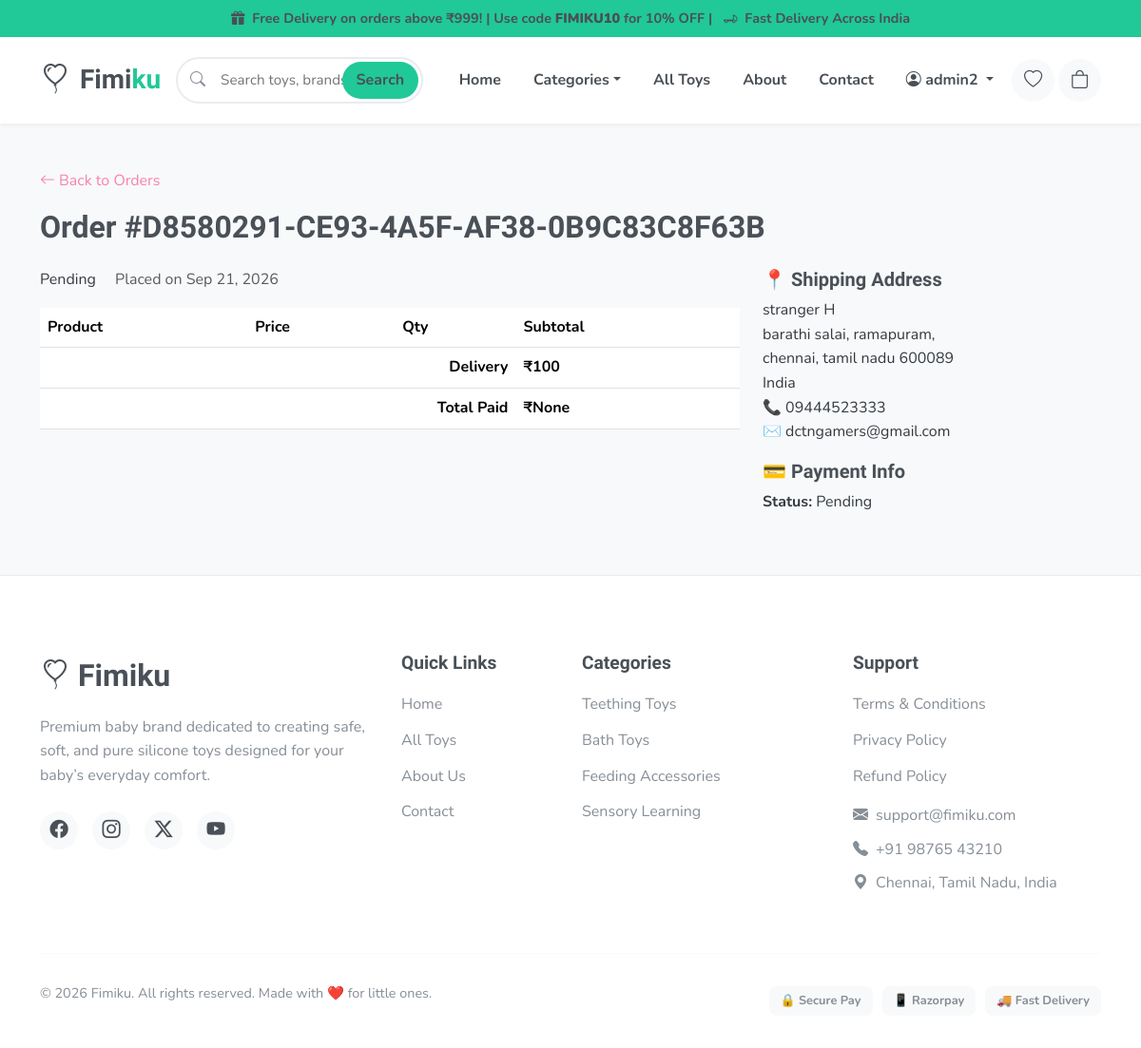
Page /order/d8580291ce934a5faf380b9c83c8f63b/ (signed in) on the committed database.
### payment/models.py (models this page shows, shortened)
class Order(models.Model):
    STATUS_CHOICES = [
        ("pending",   "Pending"),
        ("processing","Processing"),
        ("shipped",   "Shipped"),
        ("delivered", "Delivered"),
        ("cancelled", "Cancelled"),
    ]
    id          = models.UUIDField(primary_key=True, default=uuid.uuid4, editable=False)
    user        = models.ForeignKey(User, on_delete=models.RESTRICT, related_name="orders")
    address     = models.OneToOneField(ShippingAddress, on_delete=models.RESTRICT)
    order_id    = models.CharField(max_length=255, null=True, blank=True, editable=False)
    payment_id  = models.CharField(max_length=255, null=True, blank=True, editable=False)
    signature   = models.CharField(max_length=255, null=True, blank=True, editable=False)
    amount_paid = models.PositiveBigIntegerField(null=True, blank=True)
    is_paid     = models.BooleanField(default=False)
    status      = models.CharField(max_length=20, choices=STATUS_CHOICES, default="pending")
    ordered_date = models.DateTimeField(auto_now_add=True)
    updated_at   = models.DateTimeField(auto_now=True)
    class Meta:
        ordering = ["-ordered_date"]

class ShippingAddress(models.Model):
    id         = models.UUIDField(primary_key=True, default=uuid.uuid4, editable=False)
    first_name = models.CharField(max_length=255)
    last_name  = models.CharField(max_length=255)
    address    = models.CharField(max_length=500)
    city       = models.CharField(max_length=255)
    state      = models.CharField(max_length=255)
    pin_code   = models.CharField(max_length=10)
    country    = models.CharField(max_length=255, default="India")
    phone_no   = models.CharField(max_length=15)
    email      = models.CharField(max_length=255)

### core/views.py (the view)
# urls.py: path("order/<pk>/", order_details, name="order_details"),
def order_details(request, pk):
    if not request.user.is_authenticated:
        return redirect("account_login")
    order    = get_object_or_404(Order, pk=pk, user=request.user)
    items    = OrderItems.objects.filter(order=order)
    context  = {"order": order, "items": items}
    return render(request, "order_details.html", context)

### cart/context_processor.py (called while the page is built)
def cart(request):
    return {"cart":Cart(request)}

### templates/order_details.html (shortened to what this page needs)
{% extends "base.html" %}
{% block content %}
<div class="container py-5">
  <a href="{% url 'your_orders' %}" class="back-link"><i class="bi bi-arrow-left me-1"></i>Back to Orders</a>
  <h2 class="page-title mt-3 mb-4">Order #{{ order.id|slice:":8"|upper }}</h2>
  <div class="row g-4">
    <div class="col-lg-8">
      <div class="order-detail-card">
        <div class="order-detail-header">
          <span class="order-status-badge status-{{ order.status }}">{{ order.get_status_display }}</span>
          <span class="text-muted ms-3">Placed on {{ order.ordered_date|date:"M d, Y" }}</span>
        </div>
        <table class="table order-table mt-3">
          <thead>
            <tr>
              <th>Product</th>
              <th>Price</th>
              <th>Qty</th>
              <th>Subtotal</th>
            </tr>
          </thead>
          <tfoot>
            <tr>
              <td colspan="3" class="text-end"><strong>Delivery</strong></td>
              <td><strong>₹100</strong></td>
            </tr>
            <tr>
              <td colspan="3" class="text-end"><strong>Total Paid</strong></td>
              <td><strong>₹{{ order.amount_paid }}</strong></td>
            </tr>
          </tfoot>
        </table>
      </div>
    </div>
    <div class="col-lg-4">
      <div class="order-detail-card">
        <h5>📍 Shipping Address</h5>
        <p>
          {{ order.address.first_name }} {{ order.address.last_name }}<br/>
          {{ order.address.address }}<br/>
          {{ order.address.city }}, {{ order.address.state }} {{ order.address.pin_code }}<br/>
          {{ order.address.country }}<br/>
          📞 {{ order.address.phone_no }}<br/>
          ✉️ {{ order.address.email }}
        </p>
      </div>
      <div class="order-detail-card mt-3">
        <h5>💳 Payment Info</h5>
        <p>
          <strong>Status:</strong> {% if order.is_paid %}<span class="text-success">Paid</span>{% else %}Pending{% endif %}<br/>
        </p>
      </div>
    </div>
  </div>
</div>
{% endblock %}

### templates/base.html (shortened to what this page needs)
{% load static %}
<!DOCTYPE html>
<html lang="en">
<head>
  <link rel="stylesheet" href="https://cdn.jsdelivr.net/npm/bootstrap@5.3.2/dist/css/bootstrap.min.css"/>
  <link rel="stylesheet" href="https://cdn.jsdelivr.net/npm/bootstrap-icons@1.11.3/font/bootstrap-icons.min.css"/>
  <link rel="stylesheet" href="{% static 'css/style.css' %}"/>
</head>
<body>
<div class="announcement-bar">
  <div class="container text-center">
    <i class="bi bi-gift-fill me-1"></i> Free Delivery on orders above ₹999! | Use code <strong>FIMIKU10</strong> for 10% OFF | <i class="bi bi-truck-flatbed ms-2 me-1"></i> Fast Delivery Across India
  </div>
</div>
<nav class="navbar navbar-expand-lg toy-navbar sticky-top" id="mainNavbar">
  <div class="container">
    <a class="navbar-brand toy-logo" href="{% url 'home' %}">
      <span class="logo-icon"><i class="bi bi-balloon-heart"></i></span>
      <span class="logo-text">Fimi<span class="logo-accent">ku</span></span>
    </a>
    <form class="search-form d-none d-lg-flex" action="{% url 'products' %}" method="GET">
      <div class="search-wrapper">
        <i class="bi bi-search search-icon"></i>
        <input type="text" name="q" class="search-input" placeholder="Search toys, brands, age groups…"
               value="{{ request.GET.q|default:'' }}"/>
        <button type="submit" class="search-btn">Search</button>
      </div>
    </form>
    <div class="collapse navbar-collapse" id="navMenu">
      <ul class="navbar-nav ms-auto align-items-center gap-1">
        <li class="nav-item"><a class="nav-link" href="{% url 'home' %}">Home</a></li>
        <li class="nav-item dropdown">
          <a class="nav-link dropdown-toggle" href="#" data-bs-toggle="dropdown">Categories</a>
        </li>
        <li class="nav-item"><a class="nav-link" href="{% url 'products' %}">All Toys</a></li>
        <li class="nav-item"><a class="nav-link" href="{% url 'about' %}">About</a></li>
        <li class="nav-item"><a class="nav-link" href="{% url 'contact' %}">Contact</a></li>
        {% if user.is_authenticated %}
          <li class="nav-item dropdown">
            <a class="nav-link dropdown-toggle nav-user" href="#" data-bs-toggle="dropdown">
              <i class="bi bi-person-circle"></i> {{ user.first_name|default:user.username }}
            </a>
          </li>
          <li class="nav-item">
            <a href="{% url 'wishlist' %}" class="nav-icon-btn">
              <i class="bi bi-heart"></i>
            </a>
          </li>
        {% endif %}
        <li class="nav-item">
          <a href="{% url 'cart_summary' %}" class="nav-icon-btn cart-icon-btn">
            <i class="bi bi-bag"></i>
          </a>
        </li>
      </ul>
    </div>
  </div>
</nav>
<main>
  {% block content %}{% endblock %}
</main>
<footer class="toy-footer">
  <div class="container">
    <div class="row gy-4">
      <div class="col-lg-4 col-md-6">
        <div class="footer-brand">
          <span class="footer-logo"><i class="bi bi-balloon-heart me-2"></i>Fimiku</span>
          <p class="footer-tagline">Premium baby brand dedicated to creating safe, soft, and pure silicone toys designed for your baby’s everyday comfort.</p>
          <div class="footer-socials">
            <a href="#" class="social-btn"><i class="bi bi-facebook"></i></a>
            <a href="#" class="social-btn"><i class="bi bi-instagram"></i></a>
            <a href="#" class="social-btn"><i class="bi bi-twitter-x"></i></a>
            <a href="#" class="social-btn"><i class="bi bi-youtube"></i></a>
          </div>
        </div>
      </div>
      <div class="col-lg-2 col-md-6 col-6">
        <h6 class="footer-heading">Quick Links</h6>
        <ul class="footer-links">
          <li><a href="{% url 'home' %}">Home</a></li>
          <li><a href="{% url 'products' %}">All Toys</a></li>
          <li><a href="{% url 'about' %}">About Us</a></li>
          <li><a href="{% url 'contact' %}">Contact</a></li>
        </ul>
      </div>
      <div class="col-lg-3 col-md-6 col-6">
        <h6 class="footer-heading">Categories</h6>
        <ul class="footer-links">
          <li><a href="{% url 'products' %}?category=teething">Teething Toys</a></li>
          <li><a href="{% url 'products' %}?category=bath">Bath Toys</a></li>
          <li><a href="{% url 'products' %}?category=feeding">Feeding Accessories</a></li>
          <li><a href="{% url 'products' %}?category=sensory">Sensory Learning</a></li>
        </ul>
      </div>
      <div class="col-lg-3 col-md-6">
        <h6 class="footer-heading">Support</h6>
        <ul class="footer-links">
          <li><a href="{% url 'terms' %}">Terms & Conditions</a></li>
          <li><a href="{% url 'privacy_policy' %}">Privacy Policy</a></li>
          <li><a href="{% url 'refund' %}">Refund Policy</a></li>
        </ul>
        <div class="footer-contact mt-3">
          <p><i class="bi bi-envelope-fill me-2"></i>support@fimiku.com</p>
          <p><i class="bi bi-telephone-fill me-2"></i>+91 98765 43210</p>
          <p><i class="bi bi-geo-alt-fill me-2"></i>Chennai, Tamil Nadu, India</p>
        </div>
      </div>
    </div>
    <hr class="footer-divider"/>
    <div class="footer-bottom">
      <p>© 2026 Fimiku. All rights reserved. Made with ❤️ for little ones.</p>
      <div class="payment-badges">
        <span class="pay-badge">🔒 Secure Pay</span>
        <span class="pay-badge">📱 Razorpay</span>
        <span class="pay-badge">🚚 Fast Delivery</span>
      </div>
    </div>
  </div>
</footer>
</body>
</html>

### static/css/style.css (style rules this page uses)
:root { --primary-color: #20c997; --secondary-color: #495057; --accent-color: #f783ac; --accent-light: #eebefa; --bg-color: #f8f9fa; --text-dark: #343a40; --text-muted: #868e96; --white: #FFFFFF; --danger: #ef233c; --success: #2b9348; --font-body: 'Nunito', sans-serif; --font-heading: 'Baloo 2', cursive; --shadow-sm: 0 2px 4px rgba(0,0,0,0.05); --shadow-md: 0 4px 12px rgba(0,0,0,0.08); --shadow-lg: 0 10px 25px rgba(0,0,0,0.1); --shadow-hover: 0 15px 35px rgba(255, 183, 3, 0.2); --radius-sm: 8px; --radius-md: 16px; --radius-lg: 24px; --radius-pill: 50px; }
body { font-family: var(--font-body); color: var(--text-dark); background-color: var(--bg-color); line-height: 1.6; -webkit-font-smoothing: antialiased; }
h1, h2, h3, h4, h5, h6 { font-family: var(--font-heading); font-weight: 700; color: var(--secondary-color); }
a { text-decoration: none; color: var(--accent-color); transition: all 0.3s ease; }
.announcement-bar { background-color: var(--primary-color); color: var(--secondary-color); padding: 8px 0; font-size: 0.9rem; font-weight: 700; }
.toy-navbar { background-color: var(--white); box-shadow: var(--shadow-sm); padding: 15px 0; transition: all 0.3s ease; }
.toy-logo { display: flex; align-items: center; gap: 10px; font-family: var(--font-heading); font-size: 28px; font-weight: 800; color: var(--secondary-color); }
.logo-icon { font-size: 32px; }
.logo-accent { color: var(--primary-color); }
.toy-navbar .nav-link { font-weight: 700; color: var(--secondary-color) !important; padding: 10px 15px !important; border-radius: var(--radius-pill); }
.search-wrapper { position: relative; width: 100%; max-width: 400px; }
.search-input { width: 100%; padding: 10px 20px 10px 45px; border: 2px solid #e9ecef; border-radius: var(--radius-pill); font-size: 0.95rem; transition: all 0.3s ease; }
.search-icon { position: absolute; left: 15px; top: 50%; transform: translateY(-50%); color: var(--text-muted); }
.search-btn { position: absolute; right: 5px; top: 5px; bottom: 5px; background-color: var(--primary-color); color: var(--secondary-color); border: none; border-radius: var(--radius-pill); padding: 0 15px; font-weight: 700; transition: all 0.3s ease; }
.nav-icon-btn { display: inline-flex; align-items: center; justify-content: center; width: 45px; height: 45px; border-radius: 50%; background-color: var(--bg-color); color: var(--secondary-color); font-size: 1.2rem; position: relative; transition: all 0.3s ease; }
.toy-footer { background-color: var(--white); padding: 80px 0 30px; border-top: 1px solid #eaeaea; }
.footer-brand { margin-bottom: 30px; }
.footer-logo { font-family: var(--font-heading); font-size: 2rem; font-weight: 800; color: var(--secondary-color); display: block; margin-bottom: 15px; }
.footer-tagline { color: var(--text-muted); margin-bottom: 25px; }
.footer-socials { display: flex; gap: 15px; }
.social-btn { width: 40px; height: 40px; border-radius: 50%; background-color: var(--bg-color); color: var(--secondary-color); display: flex; align-items: center; justify-content: center; font-size: 1.2rem; }
.footer-heading { font-size: 1.2rem; margin-bottom: 20px; }
.footer-links { list-style: none; padding: 0; margin: 0; }
.footer-links li { margin-bottom: 12px; }
.footer-links a { color: var(--text-muted); }
.footer-contact p { color: var(--text-muted); margin-bottom: 10px; }
.footer-divider { margin: 50px 0 30px; border-color: #eaeaea; }
.footer-bottom { display: flex; justify-content: space-between; align-items: center; color: var(--text-muted); font-size: 0.9rem; }
.payment-badges { display: flex; gap: 10px; }
.pay-badge { background-color: var(--bg-color); padding: 5px 12px; border-radius: var(--radius-sm); font-weight: 700; font-size: 0.8rem; }
html, body { overflow-x: hidden !important; width: 100% !important; position: relative; }

### rows in the picture
Order: id "D8580291-CE93-4A5F-AF38-0B9C83C8F63B", status "Pending", ordered_date "Sep 21, 2026", amount_paid "None", address.first_name "stranger", address.last_name "H", address.address "barathi salai, ramapuram,", address.city "chennai", address.state "tamil nadu", address.pin_code "600089", address.country "India", address.phone_no "09444523333", address.email "dctngamers@gmail.com"

### other values in the picture
{{ user.first_name|default:user.username }} "admin2"
